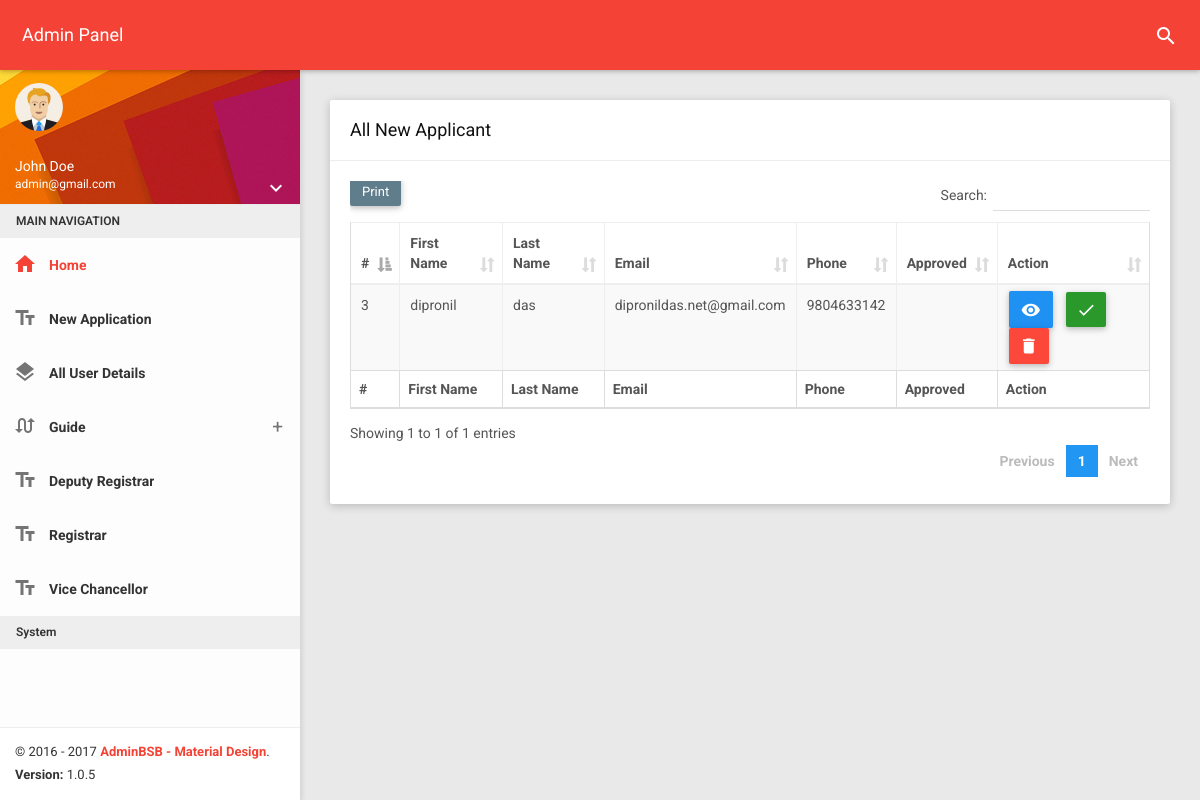
The page /admin/pages/viewapplication.php (signed in) on the database its author committed.
### tables this page shows
CREATE TABLE `user` (
  `id` int(6) NOT NULL,
  `firstname` varchar(255) NOT NULL,
  `middlename` varchar(255) NOT NULL,
  `lastname` varchar(255) NOT NULL,
  `email` varchar(255) NOT NULL,
  `phone` varchar(255) NOT NULL,
  `gender` varchar(255) NOT NULL,
  `dob` date NOT NULL,
  `course` varchar(255) NOT NULL,
  `password` varchar(255) NOT NULL,
  `otp` int(11) NOT NULL,
  `is_profile` tinyint(4) NOT NULL DEFAULT '0',
  `is_approved` tinyint(4) NOT NULL DEFAULT '0',
  `is_payment` tinyint(4) NOT NULL DEFAULT '0'
);

### admin/pages/config.php (called while the page is built, shortened)
<?php
	class config
	{
		protected $servername='localhost';
		protected $username='root';
		protected $pass='';
		protected $db='phdportal';
		function __construct()
		{
			$this->conn=new mysqli($this->servername,$this->username,$this->pass,$this->db);
		}
	}
	class database extends config
	{
		public function viewapplicant()
 		{
 			$result=mysqli_query($this->conn,"SELECT * FROM user");
 			return $result;
 		}
	}
?>

### admin/pages/viewapplication.php (the view, shortened to what this page needs)
<!DOCTYPE html>
<html>
<head>
    <link href="../plugins/bootstrap/css/bootstrap.css" rel="stylesheet">
    <link href="../plugins/node-waves/waves.css" rel="stylesheet" />
    <link href="../plugins/animate-css/animate.css" rel="stylesheet" />
    <link href="../plugins/jquery-datatable/skin/bootstrap/css/dataTables.bootstrap.css" rel="stylesheet">
    <link href="../css/style.css" rel="stylesheet">
    <link href="../css/themes/all-themes.css" rel="stylesheet" />
</head>
<body class="theme-red">
    <?php include 'partials/nav.php'; ?>
    <section>
        <?php include 'partials/leftslide.php'; ?>
    </section>
    <section class="content">
        <div class="container-fluid">
            <div class="row clearfix">
                <div class="col-lg-12 col-md-12 col-sm-12 col-xs-12">
                    <div class="card">
                        <div class="header">
                            <h2>
                                All New Applicant
                            </h2>
                        </div>
                        <div class="body">
                            <div class="table-responsive">
                                <table class="table table-bordered table-striped table-hover dataTable js-exportable">
                                    <thead>
                                        <tr>
                                            <th>#</th>
                                            <th>First Name</th>
                                            <th>Last Name</th>
                                            <th>Email</th>
                                            <th>Phone</th>
                                            <th>Approved</th>
                                            <th>Action</th>
                                        </tr>
                                    </thead>
                                    <tfoot>
                                        <tr>
                                            <th>#</th>
                                            <th>First Name</th>
                                            <th>Last Name</th>
                                            <th>Email</th>
                                            <th>Phone</th>
                                            <th>Approved</th>
                                            <th>Action</th>
                                        </tr>
                                    </tfoot>
                                    <tbody>
                                        <?php
                                            include("config.php");
                                            $obj=new database;
                                            $row=$obj->viewapplicant();
                                            while($arr=mysqli_fetch_array($row)){
                                                if($arr['is_profile']==1){
                                        ?>
                                        <tr>
                                            <td><?php echo $arr['id']; ?></td>
                                            <td><?php echo $arr['firstname']; ?></td>
                                            <td><?php echo $arr['lastname']; ?></td>
                                            <td><?php echo $arr['email']; ?></td>
                                            <td><?php echo $arr['phone']; ?></td>
                                            <td></td>
                                            <td>
                                                <ul class="list-inline m-0" style="float: right;margin: -4px;">
                                                    <li class="list-inline-item">
                                                        <a href="details.php?id=<?php echo $arr['id'] ?>"
                                                            class="btn btn-primary waves-effect">
                                                            <i class="material-icons">visibility</i>
                                                        </a>
                                                    </li>
                                                    <li class="list-inline-item">
                                                        <a class="btn btn-success btn-sm rounded-0 waves-effect edit"
                                                            type="button" data-toggle="modal" data-target="#largeModal"
                                                            title="Edit" id="<?php echo $arr['id']; ?>">
                                                            <i class="material-icons">done</i>
                                                        </a>
                                                    </li>
                                                    <li class="list-inline-item">
                                                        <button
                                                            class="btn btn-danger btn-sm rounded-0 delete waves-effect"
                                                            type="button" data-toggle="modal" data-target="#largeModal"
                                                            title="Delete" id="<?php echo $arr['id']; ?>">
                                                            <i class="material-icons">delete</i>
                                                        </button>
                                                    </li>
                                                </ul>
                                            </td>
                                        </tr>
                                        <?php
                                        } }
                                        ?>
                                    </tbody>
                                </table>
                            </div>
                        </div>
                    </div>
                </div>
            </div>
        </div>
    </section>
</body>
</html>

### rows shown on the page
user: id "3", firstname "dipronil", lastname "das", email "dipronildas.net@gmail.com", phone "9804633142"

### other values the page prints
$_SESSION['admin_mail'] "admin@gmail.com"
